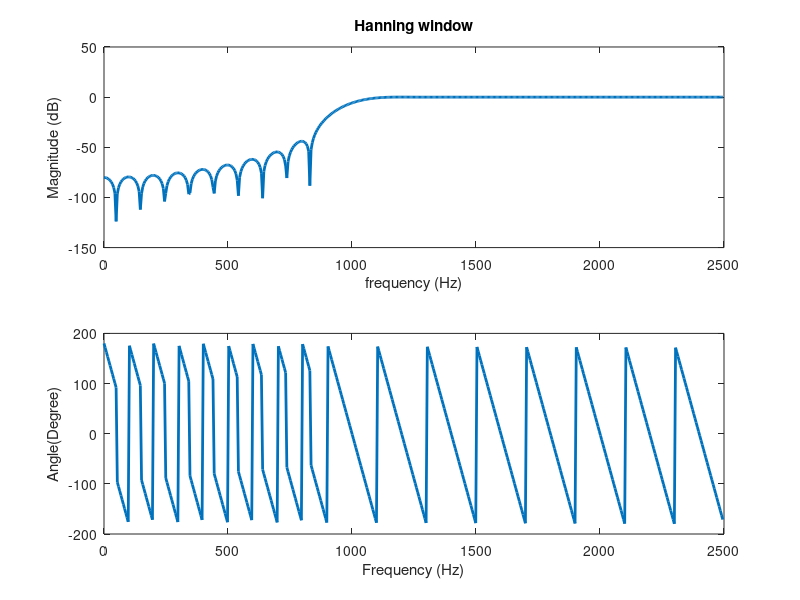

The MATLAB source for this figure:
clc;
clear all;
close all;
Fs =5e3;
M =50;
fc =1e3;
wn= 2*pi*(fc/Fs);
a = fir1(M, wn/pi, 'high', hanning(M+1));
N = 512;
[h,f] = freqz(a, 1, N, Fs);
figure(1)
subplot(211)
plot(f,20*log10(abs(h)), 'linewidth', 2);
xlabel('frequency (Hz)');
ylabel('Magnitude (dB)');
title('Hanning window')
subplot(212)
plot(f, angle(h)*180/pi, 'linewidth', 2);
xlabel('Frequency (Hz)');
ylabel('Angle(Degree)');